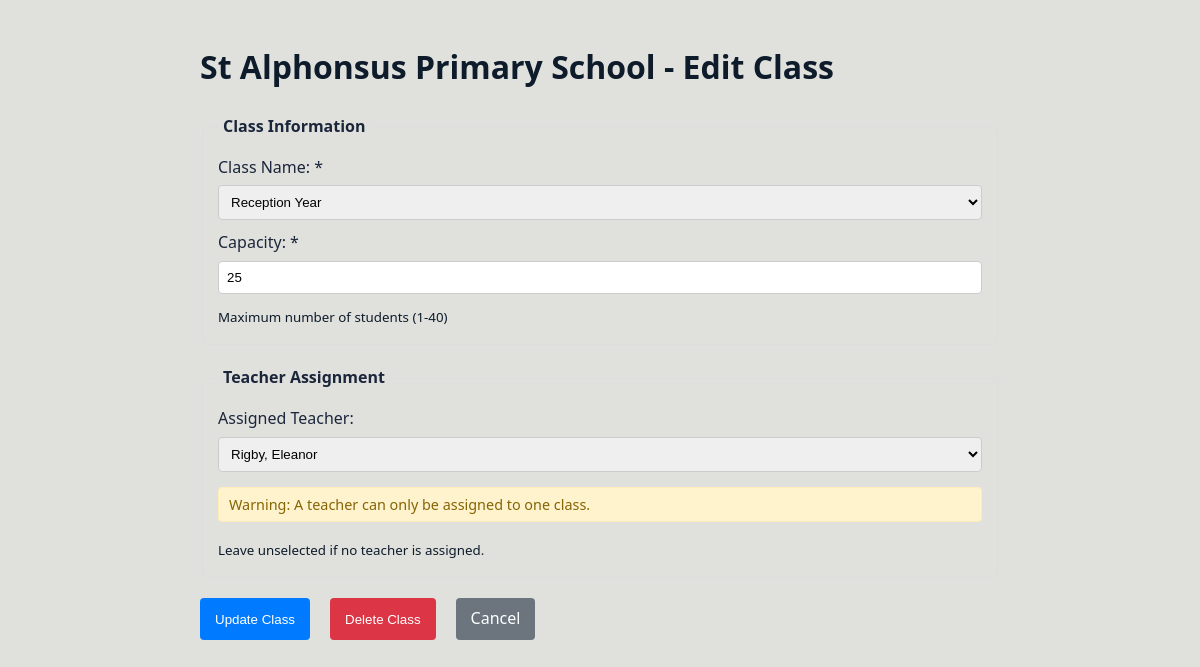
/classes/edit_class.php?id=1, run on the app's committed database.
### tables this page shows
CREATE TABLE `Classes` (
  `class_id` int(11) NOT NULL,
  `class_name` enum('Reception Year','Year One','Year Two','Year Three','Year Four','Year Five','Year Six') NOT NULL,
  `capacity` int(10) UNSIGNED NOT NULL,
  `teacher_id` int(11) DEFAULT NULL
);

CREATE TABLE `Teachers` (
  `teacher_id` int(11) NOT NULL,
  `first_name` varchar(50) NOT NULL,
  `last_name` varchar(50) NOT NULL,
  `address_line1` varchar(100) NOT NULL,
  `address_line2` varchar(100) DEFAULT NULL,
  `city` varchar(50) NOT NULL,
  `postcode` varchar(10) NOT NULL,
  `phone` varchar(20) DEFAULT NULL,
  `email` varchar(100) NOT NULL,
  `annual_salary` decimal(10,2) NOT NULL,
  `background_check_status` enum('Pending','Cleared','Expired','Not Required') NOT NULL DEFAULT 'Pending'
);

### classes/edit_class.php (the view, shortened to what this page needs)
<?php
require_once(__DIR__ . '/../includes/db_connect.php');
$class_id = filter_input(INPUT_GET, 'id', FILTER_VALIDATE_INT);
$error_fields = [];
$form_data = $_POST;
$class_year_options = [
    'Reception Year', 'Year One', 'Year Two', 'Year Three', 'Year Four', 'Year Five', 'Year Six'
];
$teachers = [];
$sql_teachers = "SELECT teacher_id, first_name, last_name FROM Teachers ORDER BY last_name, first_name";
if ($result_teachers = $mysqli->query($sql_teachers)) {
    while ($row = $result_teachers->fetch_assoc()) {
        $teachers[] = $row;
    }
} else {
    $message = "Error fetching teachers: " . htmlspecialchars($mysqli->error);
}
if ($class_id === false || $class_id <= 0) {
    $message = "Invalid class ID provided.";
    $class = null;
} else {
    if ($_SERVER["REQUEST_METHOD"] != "POST" || !isset($_POST['update_class'])) {
        $sql_class = "SELECT * FROM Classes WHERE class_id = ?";
        if ($stmt_class = $mysqli->prepare($sql_class)) {
            $stmt_class->bind_param("i", $class_id);
            if ($stmt_class->execute()) {
                $result_class = $stmt_class->get_result();
                if ($result_class->num_rows > 0) {
                    $class = $result_class->fetch_assoc();
                    $form_data = $class;
                } else {
                    $message = "Class not found with ID: " . htmlspecialchars($class_id);
                    $class = null;
                }
            } else {
                $message = "Error executing query: " . htmlspecialchars($stmt_class->error);
            }
        } else {
            $message = "Error preparing statement: " . htmlspecialchars($mysqli->error);
        }
    }
}
?>
<!DOCTYPE html>
<html lang="en">
<head>
    <link rel="stylesheet" href="../css/style.css">
</head>
<body>
    <div class="container">
        <h1>St Alphonsus Primary School - Edit Class</h1>
        <?php if ($class_id !== false && $class_id > 0 && isset($class)): ?>
            <form action="edit_class.php?id=<?php echo htmlspecialchars($class_id); ?>" method="post" novalidate>
                <fieldset>
                    <legend>Class Information</legend>
                    <div>
                        <label for="class_name">Class Name: <span class="required">*</span></label>
                        <select id="class_name" name="class_name" required
                                class="<?php echo isset($error_fields['class_name']) ? 'field-error' : ''; ?>">
                            <?php foreach ($class_year_options as $option): ?>
                                <option value="<?php echo htmlspecialchars($option); ?>"
                                        <?php echo (isset($form_data['class_name']) && $form_data['class_name'] == $option) ? 'selected' : ''; ?>>
                                    <?php echo htmlspecialchars($option); ?>
                                </option>
                            <?php endforeach; ?>
                        </select>
                    </div>
                    <div>
                        <label for="capacity">Capacity: <span class="required">*</span></label>
                        <input type="number" id="capacity" name="capacity" required min="1" max="40"
                               value="<?php echo htmlspecialchars($form_data['capacity'] ?? ''); ?>"
                               class="<?php echo isset($error_fields['capacity']) ? 'field-error' : ''; ?>">
                        <small>Maximum number of students (1-40)</small>
                    </div>
                </fieldset>
                <fieldset>
                    <legend>Teacher Assignment</legend>
                    <div>
                        <label for="teacher_id">Assigned Teacher:</label>
                        <select id="teacher_id" name="teacher_id"
                                class="<?php echo isset($error_fields['teacher_id']) ? 'field-error' : ''; ?>">
                            <?php foreach ($teachers as $teacher): ?>
                                <option value="<?php echo $teacher['teacher_id']; ?>"
                                        <?php echo (isset($form_data['teacher_id']) && $form_data['teacher_id'] == $teacher['teacher_id']) ? 'selected' : ''; ?>>
                                    <?php echo htmlspecialchars($teacher['last_name'] . ', ' . $teacher['first_name']); ?>
                                </option>
                            <?php endforeach; ?>
                        </select>
                        <div id="teacher-warning" class="teacher-assigned-warning">
                            Warning: A teacher can only be assigned to one class.
                        </div>
                        <small>Leave unselected if no teacher is assigned.</small>
                    </div>
                </fieldset>
                <div class="actions">
                    <button type="submit" name="update_class">Update Class</button>
                    <button type="submit" name="delete_class" class="delete-btn"
                            onclick="return confirm('Are you sure you want to delete this class? This action cannot be undone.')">
                        Delete Class
                    </button>
                    <a href="view_classes.php?id=<?php echo $class_id; ?>">Cancel</a>
                </div>
            </form>
        <?php else: ?>
            <p>Invalid class ID or class not found. <a href="view_classes.php">Return to Class List</a></p>
        <?php endif; ?>
    </div>
</body>
</html>

### css/style.css (style rules this page uses)
body { font-family: 'Segoe UI', Tahoma, Geneva, Verdana, sans-serif; line-height: 1.6; color: #0d1b2aff; background-color: #e0e1ddff; margin: 0; padding: 0; }
.container { max-width: 800px; margin: 0 auto; padding: 20px; }
label { display: block; margin-bottom: 6px; font-weight: 500; color: #1b263bff; }
input[type=text], input[type=email], input[type=tel], input[type=number], input[type=date], select, textarea { width: 100%; padding: 10px 12px; margin-bottom: 15px; border: 1px solid #e0e0e0; border-radius: 4px; box-sizing: border-box; transition: border 0.3s, box-shadow 0.3s; }
fieldset { margin-bottom: 25px; padding: 20px; border: 1px solid #e0e0e0; border-radius: 6px; }
legend { font-weight: 600; padding: 0 10px; color: #1b263bff; }
button { padding: 10px 16px; background-color: #415a77ff; color: #e0e1ddff; border: none; border-radius: 4px; cursor: pointer; transition: background-color 0.3s; }
.actions { margin-top: 25px; display: flex; gap: 10px; }
.actions a { display: inline-block; padding: 10px 16px; background-color: #778da9ff; color: #e0e1ddff; text-decoration: none; border-radius: 4px; transition: background-color 0.3s; font-weight: 500; }
.delete-btn { background-color: #dc3545; }
.teacher-assigned-warning, .assigned-classes-warning, .linked-pupils-warning { background-color: #778da9ff; color: #e0e1ddff; border-left: 4px solid #1b263bff; padding: 12px 15px; margin: 15px 0; border-radius: 4px; font-size: 0.95em; }

### classes/edit_class.php (style rules this page uses)
.container { max-width: 800px; margin: 0 auto; padding: 20px; }
label { display: block; margin-bottom: 5px; }
input[type=text], input[type=number], select { width: 100%; padding: 8px; margin-bottom: 10px; border: 1px solid #ccc; box-sizing: border-box; }
fieldset { margin-bottom: 20px; padding: 15px; border: 1px solid #ddd; }
legend { font-weight: bold; padding: 0 5px; }
button { padding: 10px 15px; background-color: #007bff; color: white; border: none; cursor: pointer; }
.actions { margin-top: 20px; }
.actions a { display: inline-block; padding: 8px 15px; background-color: #6c757d; color: white; text-decoration: none; border-radius: 4px; margin-left: 10px; }
.delete-btn { background-color: #dc3545; margin-left: 10px; }
.teacher-assigned-warning { color: #856404; background-color: #fff3cd; border: 1px solid #ffeeba; padding: 5px 10px; margin-top: 5px; border-radius: 4px; font-size: 0.9em; display: none; }

### data on the page
classes: class_name "Reception Year", capacity "25", teacher_id "Rigby, Eleanor"
